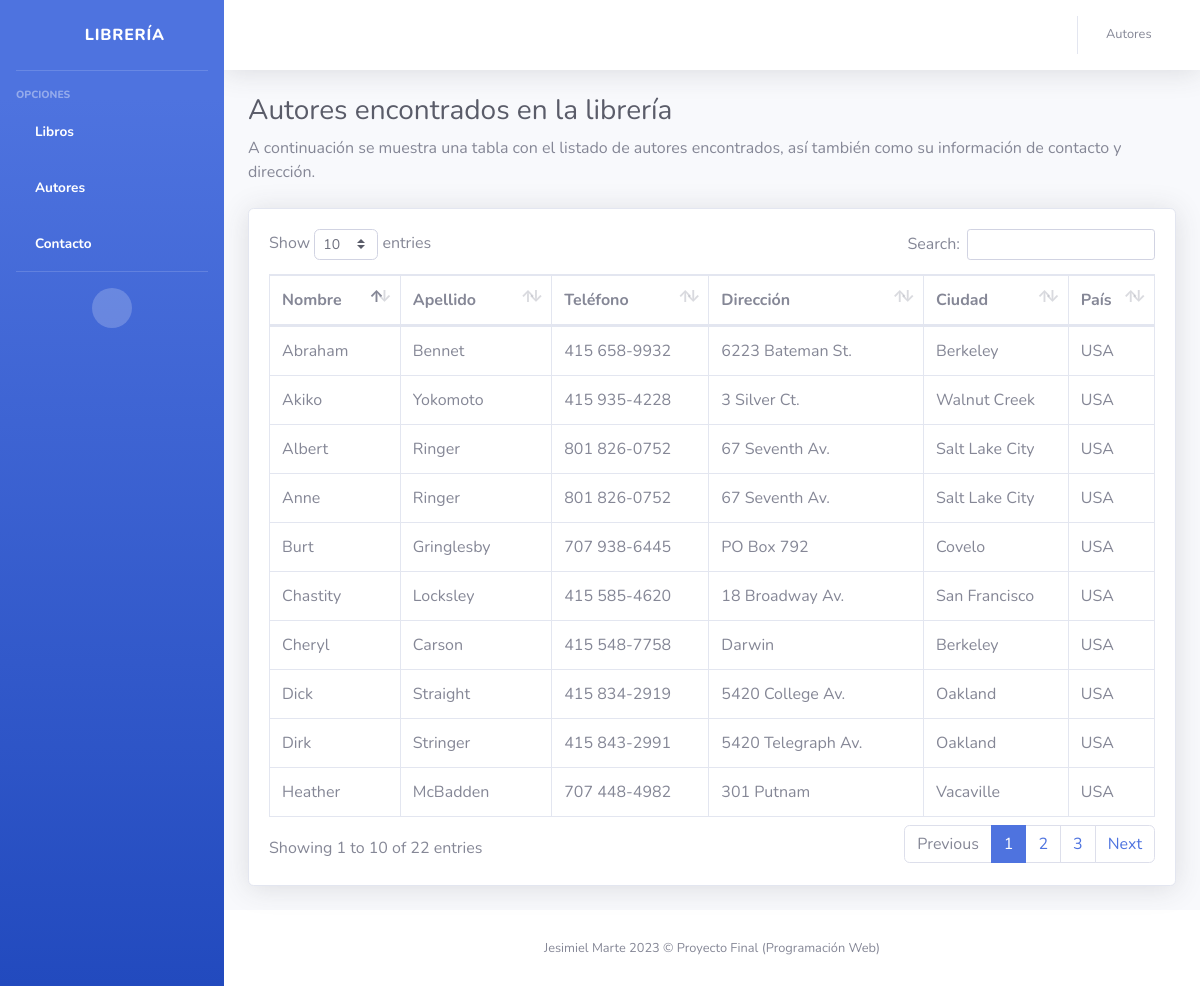
Screenshot of /autores.php with the database file from the repository.
### tables this page shows
CREATE TABLE `autores` (
  `id_autor` varchar(11) NOT NULL,
  `apellido` varchar(15) NOT NULL,
  `nombre` varchar(15) NOT NULL,
  `telefono` varchar(12) NOT NULL,
  `direccion` varchar(20) NOT NULL,
  `ciudad` varchar(15) NOT NULL,
  `estado` varchar(2) NOT NULL,
  `pais` varchar(3) NOT NULL,
  `cod_postal` int(5) NOT NULL
);

### autores.php (the view, shortened to what this page needs)
<!DOCTYPE html>
<html lang="en">
<head>
    <link href="all.min.css" rel="stylesheet" type="text/css">
    <link href="sb-admin-2.min.css" rel="stylesheet">
    <link href="dataTables.bootstrap4.min.css" rel="stylesheet">
</head>
<body id="page-top">
    <div id="wrapper">
        <ul class="navbar-nav bg-gradient-primary sidebar sidebar-dark accordion" id="accordionSidebar">
            <a class="sidebar-brand d-flex align-items-center justify-content-center" href="index.html">
                <div class="sidebar-brand-icon rotate-n-15">
                    <i class="fas fa-book"></i>
                </div>
                <div class="sidebar-brand-text mx-3">Librería</div>
            </a>
            <hr class="sidebar-divider">
            <div class="sidebar-heading">
                Opciones
            </div>
            <li class="nav-item active">
                <a class="nav-link" href="index.php">
                    <i class="fas fa-book"></i>
                    <span>Libros</span></a>
            </li>
            <li class="nav-item active">
                <a class="nav-link" href="autores.php">
                    <i class="fas fa-user"></i>
                    <span>Autores</span></a>
            </li>
            <li class="nav-item active">
                <a class="nav-link" href="contacto.php">
                    <i class="fas fa-file"></i>
                    <span>Contacto</span></a>
            </li>
            <hr class="sidebar-divider d-none d-md-block">
            <div class="text-center d-none d-md-inline">
                <button class="rounded-circle border-0" id="sidebarToggle"></button>
            </div>
        </ul>
        <div id="content-wrapper" class="d-flex flex-column">
            <div id="content">
                <nav class="navbar navbar-expand navbar-light bg-white topbar mb-4 static-top shadow">
                    <ul class="navbar-nav ml-auto">
                        <li class="nav-item dropdown no-arrow">
                            <a class="nav-link dropdown-toggle" href="#" id="userDropdown" role="button"
                                data-toggle="dropdown" aria-haspopup="true" aria-expanded="false">
                                <span class="mr-2 d-none d-lg-inline text-gray-600 small">Autores</span>
                                <i class="fas fa-user"></i>
                            </a>
                        </li>
                    </ul>
                </nav>
                <div class="container-fluid">
                    <h1 class="h3 mb-2 text-gray-800">Autores encontrados en la librería</h1>
                    <p class="mb-4">A continuación se muestra una tabla con el listado de autores encontrados,
                                    así también como su información de contacto y dirección.
                    </p>
                    <div class="card shadow mb-4">
                        <div class="card-body">
                            <div class="table-responsive">
                                <table class="table table-bordered" id="dataTable" width="100%" cellspacing="0">
                                    <thead>
                                        <tr>
                                            <th>Nombre</th>
                                            <th>Apellido</th>
                                            <th>Teléfono</th>
                                            <th>Dirección</th>
                                            <th>Ciudad</th>
                                            <th>País</th>
                                        </tr>
                                    </thead>
                                    <tbody>
                                        <?php
                                            require_once "pdo.php";
                                            $stmt = $pdo->query("SELECT nombre, apellido, telefono, direccion, ciudad, pais FROM autores");
                                            while ( $row = $stmt->fetch(PDO::FETCH_ASSOC) ) {
                                                echo ("<tr><td>");
                                                echo ($row['nombre']);
                                                echo ("</td><td>");
                                                echo ($row['apellido']);
                                                echo ("</td><td>");
                                                echo ($row['telefono']);
                                                echo ("</td><td>");
                                                echo ($row['direccion']);
                                                echo ("</td><td>");
                                                echo ($row['ciudad']);
                                                echo ("</td><td>");
                                                echo ($row['pais']);
                                                echo ("</td></tr>");
                                            }
                                        ?>
                                    </tbody>
                                </table>
                            </div>
                        </div>
                    </div>
                </div>
            </div>
            <footer class="sticky-footer bg-white">
                <div class="container my-auto">
                    <div class="copyright text-center my-auto">
                        <span>Jesimiel Marte 2023 &copy; Proyecto Final (Programación Web)</span>
                    </div>
                </div>
            </footer>
        </div>
    </div>
</body>
</html>

### rows the page displays
autores: nombre "Cheryl", apellido "Carson", telefono "415 548-7758", direccion "Darwin", ciudad "Berkeley", pais "USA"
autores: nombre "Dick", apellido "Straight", telefono "415 834-2919", direccion "5420 College Av.", ciudad "Oakland", pais "USA"
autores: nombre "Abraham", apellido "Bennet", telefono "415 658-9932", direccion "6223 Bateman St.", ciudad "Berkeley", pais "USA"
autores: nombre "Burt", apellido "Gringlesby", telefono "707 938-6445", direccion "PO Box 792", ciudad "Covelo", pais "USA"
autores: nombre "Chastity", apellido "Locksley", telefono "415 585-4620", direccion "18 Broadway Av.", ciudad "San Francisco", pais "USA"
autores: nombre "Akiko", apellido "Yokomoto", telefono "415 935-4228", direccion "3 Silver Ct.", ciudad "Walnut Creek", pais "USA"
autores: nombre "Dirk", apellido "Stringer", telefono "415 843-2991", direccion "5420 Telegraph Av.", ciudad "Oakland", pais "USA"
autores: nombre "Heather", apellido "McBadden", telefono "707 448-4982", direccion "301 Putnam", ciudad "Vacaville", pais "USA"
autores: nombre "Anne", apellido "Ringer", telefono "801 826-0752", direccion "67 Seventh Av.", ciudad "Salt Lake City", pais "USA"
autores: nombre "Albert", apellido "Ringer", telefono "801 826-0752", direccion "67 Seventh Av.", ciudad "Salt Lake City", pais "USA"
